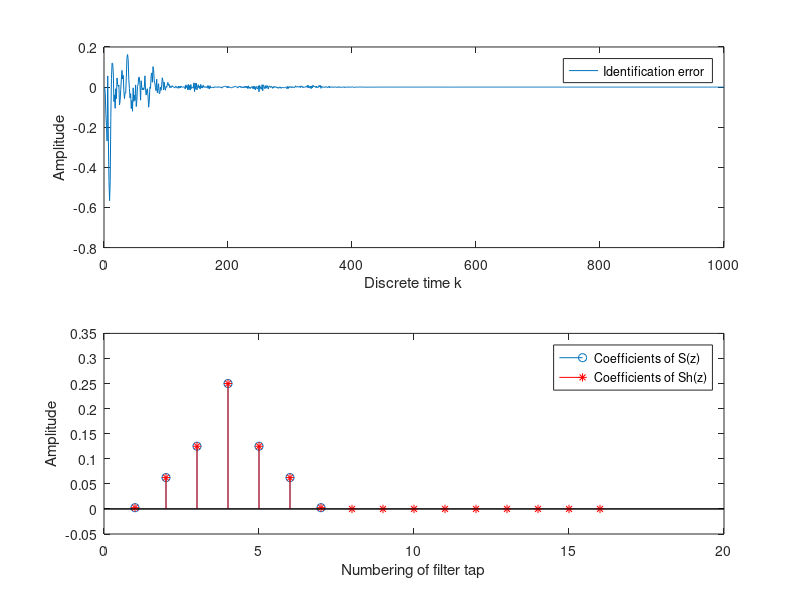
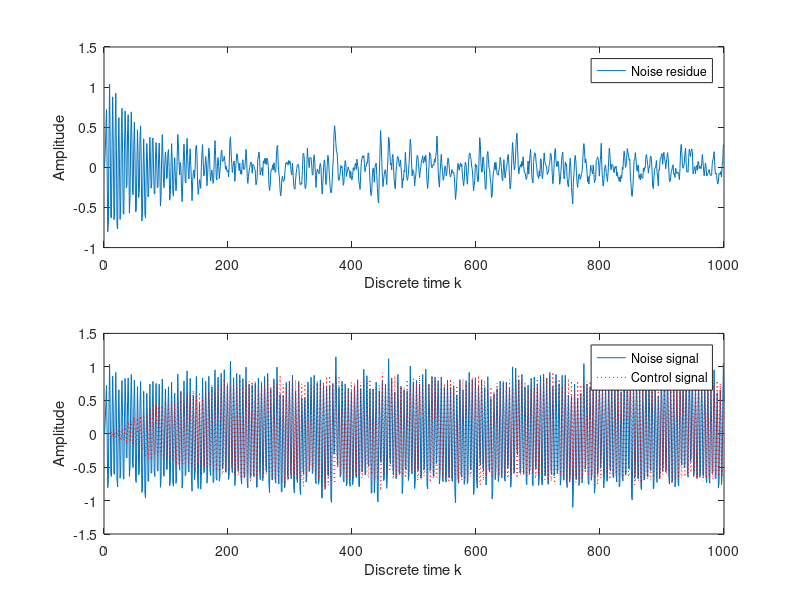

Write MATLAB code to recreate these figures, in order.
%--------------------------------------------------------------------------
% I am very busy lately with my work so, regretfully, I have no choice 
% except to postpone my plan to write a new code for simulating a multi-
% channel active noise control system. In the meantime, I compose one code 
% about feed-back active noise control system (FbLMS), which is somewhat 
% different to the feed-forward system (FxLMS) in method for obtaining 
% reference signal. FbLMS does not employ any reference sensor. Instead, it
% uses linear predictor for generating reference signal. Thus, FbLMS is 
% suitable for reducing narrow-band noise. 
%
% Here is the system block diagram. 
%
%                 +-----------+                       +   
%    x(k) ------->|   P(z)    |--yp(k)----------------> sum --+---> e(k)
%                 +-----------+                           ^-  |
%                                                         |   |
%      +-------------------------------+                  |   |
%      |                               |                  |   |
%      |              \                |                ys(k) |     
%      |          +-----------+        |  +-----------+   |   |
%      |     +--->|   C(z)    |--yw(k)-+->|   S(z)    |---+   |
%      |     |    +-----------+           +-----------+       |
%      |     |            \                                   |
%      |     |             \-----------------\                |
%      |     |                                \               |
%      |     |    +-----------+           +-----------+       |
%      |     +--->|   Sh(z)   |--xs(k)-+->|    LMS    |<------+
%      |     |    +-----------+           +-----------+       |
%      |   xh(z)                                              |
%      |     |                            +                   |
%      |     +----------------------- sum <-------------------+
%      |                               ^+                       
%      |          +-----------+        |
%      +--------->|   Sh(z)   |--------+ 
%                 +-----------+
%
% Similar to the previous FxLMS code, I used FIR filter to model P(z), 
% C(z), S(z), and Sh(z). Imagine that the noise x(k) is propagating from 
% the source to the sensor, through the fluid medium P(z). The sensor 
% measures the arriving noise as yp(k). 
%
% To reduce noise, we generate another 'noise' yw(k) using the controller 
% C(z). We hope that it destructively interferes x(k). It means that the 
% controller has to be a model of the propagation medium P(z). Least mean 
% square algorithm is applied to adjust the controller coefficient/weight.
%
% However, there is also fluid medium S(z) that stay between the actuator 
% and sensor. We called it the secondary propagation path. So, to make the 
% solusion right, we need to compensate the adjustment process using Sh(z), 
% which is an estimate of S(z).
% 
% You can find many good information in "Active Noise Control Systems - 
% Algorithms and DSP Implementations," written by S. M. Kuo and 
% D. R. Morgan in 1996. 
%
% Let's start the code :)
%
% Developed by Agustinus Oey <oeyaugust@gmail.com>                        
% Center of Noise and Vibration Control (NoViC)                           
% Department of Mechanical Engineering                                    
% Korea Advanced Institute of Science and Technology (KAIST)              
% Daejeon, South Korea 
%--------------------------------------------------------------------------

% Set simulation duration (normalized) 
clear
T=1000; 

% We do not know P(z) and S(z) in reality. So we have to make dummy paths
Pw=[0.01 0.25 0.5 1 0.5 0.25 0.01];
Sw=Pw*0.25;

% Remember that the first task is to estimate S(z). So, we can generate a
% white noise signal,
x_iden=randn(1,T);

% send it to the actuator, and measure it at the sensor position, 
y_iden=filter(Sw, 1, x_iden);

% Then, start the identification process
Shx=zeros(1,16);     % the state of Sh(z)
Shw=zeros(1,16);     % the weight of Sh(z)
e_iden=zeros(1,T);   % data buffer for the identification error

% and apply least mean square algorithm
mu=0.1;                         % learning rate
for k=1:T,                      % discrete time k
    Shx=[x_iden(k) Shx(1:15)];  % update the state
    Shy=sum(Shx.*Shw);	        % calculate output of Sh(z)
    e_iden(k)=y_iden(k)-Shy;    % calculate error         
    Shw=Shw+mu*e_iden(k)*Shx;   % adjust the weight
end

% Lets check the result
subplot(2,1,1)
plot([1:T], e_iden)
ylabel('Amplitude');
xlabel('Discrete time k');
legend('Identification error');
subplot(2,1,2)
stem(Sw) 
hold on 
stem(Shw, 'r*')
ylabel('Amplitude');
xlabel('Numbering of filter tap');
legend('Coefficients of S(z)', 'Coefficients of Sh(z)')


% The second task is the active control itself. Again, we need to simulate 
% the actual condition. In practice, it should be an iterative process of
% 'measure', 'control', and 'adjust'; sample by sample. Now, let's generate 
% a narrow-band noise: 
X=0.1*randn(1,T)+0.9*cos(2*pi*(1/5)*[0:T-1]);

% and measure the arriving noise at the sensor position,
Yd=filter(Pw, 1, X);

% We do not have any reference signal because there is no reference sensor.
% Instead, it has to be estimated. So, lets prepare an empty buffer
Xh=zeros(size(X));
  
% Initiate the system,
Cx=zeros(1,16);       % the state of C(z)
Cw=zeros(1,16);       % the weight of C(z)
Cyx=zeros(1,16);      % the state for the estimate of control signal
Sx=zeros(size(Sw));   % the state for the secondary path
Xhx=zeros(1,16);      % the state of the filtered x(k)
e_cont=zeros(1,T);    % data buffer for the control error

% send the first sample of control signal,
k=1;
Cx=[Xh(k) Cx(1:15)];        % update the controller state
Cy=sum(Cx.*Cw);             % calculate the controller output
Sx=[Cy Sx(1:length(Sx)-1)]; % propagate to secondary path
e_cont(k)=Yd(k)-sum(Sx.*Sw);% measure the residue
    
% and start the FbLMS algorithm
mu=0.1;                              % learning rate
for k=2:T,                           % discrete time k
    Cyx=[Cy Cyx(1:15)];              % update the state for control signal
    Xh(k)=e_cont(k-1)+sum(Cyx.*Shw); % estimate reference signal
    
    Cx=[Xh(k) Cx(1:15)];             % update the controller state    
    Cy=sum(Cx.*Cw);                  % calculate the controller output	
    Sx=[Cy Sx(1:length(Sx)-1)];      % propagate to secondary path
    e_cont(k)=Yd(k)-sum(Sx.*Sw);     % measure the residue
    
    Shx=[Xh(k) Shx(1:15)];           % update the state of Sh(z)
    Xhx=[sum(Shx.*Shw) Xhx(1:15)];   % calculate the filtered x(k)
    Cw=Cw+mu*e_cont(k)*Xhx;          % adjust the controller weight
end

% Report the result
figure
subplot(2,1,1)
plot([1:T], e_cont)
ylabel('Amplitude');
xlabel('Discrete time k');
legend('Noise residue')
subplot(2,1,2)
plot([1:T], Yd) 
hold on 
plot([1:T], Yd-e_cont, 'r:')
ylabel('Amplitude');
xlabel('Discrete time k');
legend('Noise signal', 'Control signal')
